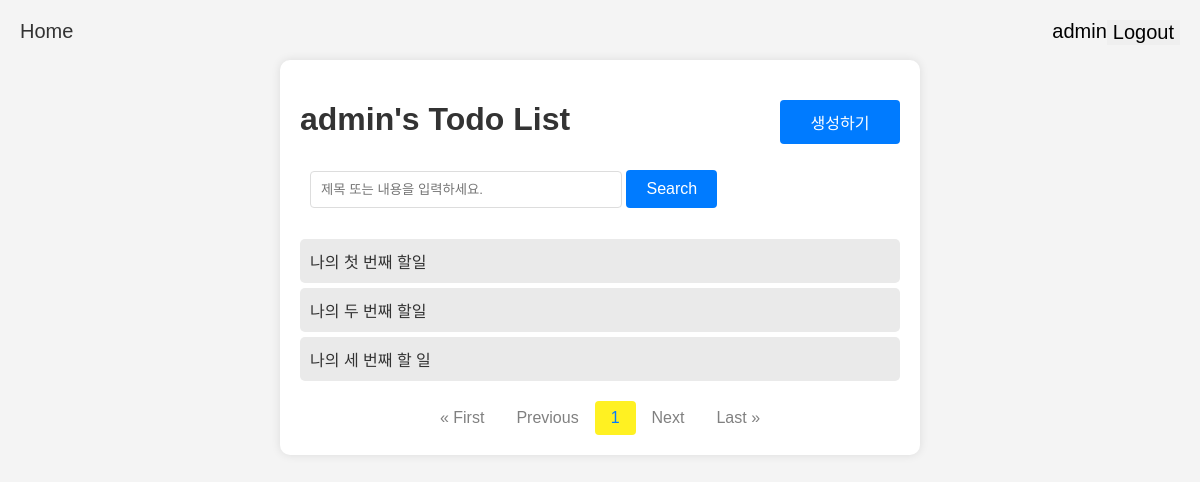
Page /todo/ (signed in) on the earlier database version.
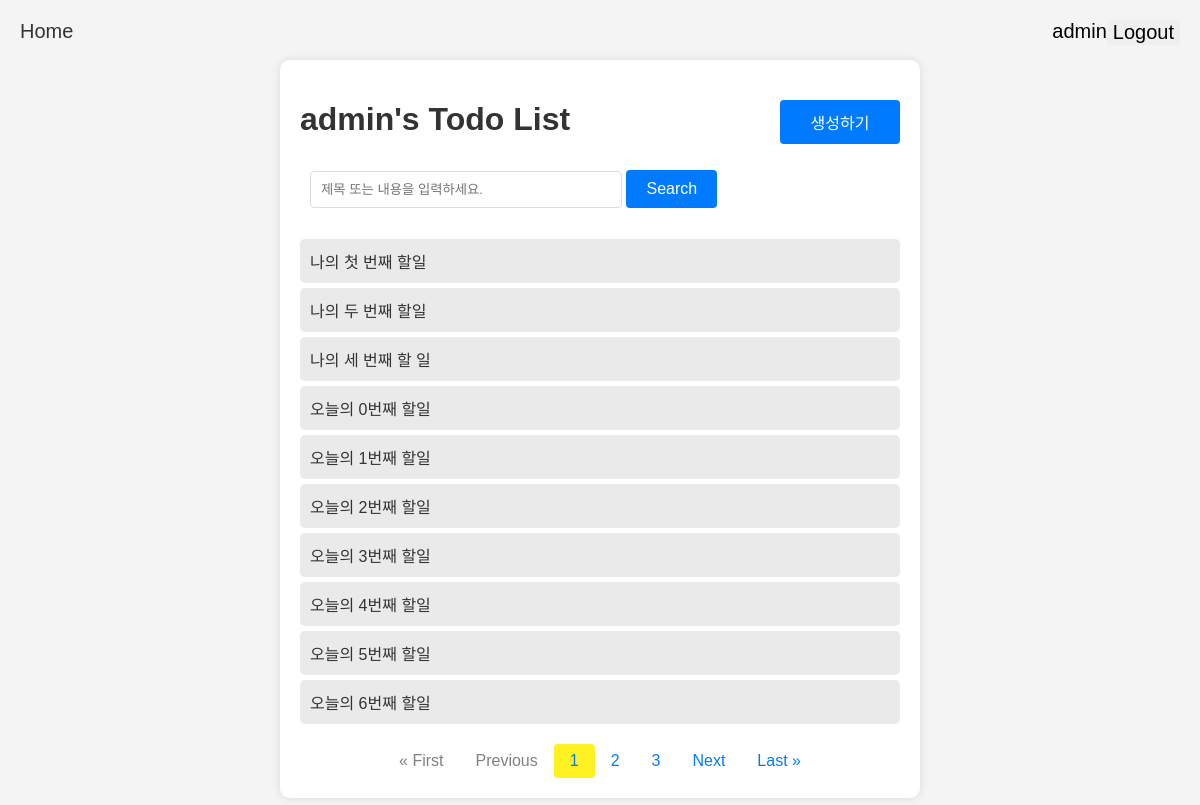
Same page on the later database version.
### todo/models.py (models this page shows, shortened)
class Todo(models.Model):
    user = models.ForeignKey(User, on_delete=models.CASCADE)
    title = models.CharField(max_length=50)
    description = models.TextField()
    start_date = models.DateField()
    end_date = models.DateField()
    is_completed = models.BooleanField(default=False)
    created_at = models.DateTimeField(auto_now_add=True)
    updated_at = models.DateTimeField(auto_now=True)

### todo/views.py (the view)
# urls.py: path('todo/', todo_list, name='todo_list'),
@login_required()
def todo_list(request):
    todo_list = Todo.objects.filter(user=request.user).order_by('created_at')
    q = request.GET.get('q') # GET 요청으로부터 q에 담긴 쿼리 파라미터를 가져온다.
    if q:
        todo_list = todo_list.filter(Q(title__icontatins=q) | Q(description__icontatins=q))
    paginator = Paginator(todo_list, 10) # 객체를 인스턴스화 한다.
    page_number = request.GET.get('page') # GET 요청으로부터 page에 담긴 쿼리 파라미터 값을 가져온다.
    page_obj = paginator.get_page(page_number) # 가져온 페이지 숫자를 이용해서 페이지에 대한 오브젝트를 가져온다.
    context = {
        'page_obj': page_obj
    }
    return render(request, 'todo_list.html', context)

### todo/templates/todo_list.html (shortened to what this page needs)
{% extends 'base.html' %}
{% block content %}
<div class="container" style="margin-top: 15px">
    {% if request.user.is_authenticated %}
    <div style="display: flex; justify-content: space-between">
        <h1>{{ request.user.username }}'s Todo List</h1>
        <button class="create-button" onclick="location.href='{% url 'todo_create' %}'">생성하기</button>
    </div>
    <form method="GET" style="margin: 10px">
        <input type="text" placeholder="제목 또는 내용을 입력하세요." name="q" value="{% if request.GET.q %}{{ request.GET.q }}{% endif %}">
        <button class="search-button">Search</button>
    </form>
    <ul>
        {% for todo in page_obj.object_list %}
            <li><a href="{% url 'todo_info' todo.id %}">{{ todo.title }}</a></li>
        {% endfor %}
    </ul>
    <div class="pagination">
        {% if page_obj.has_previous %}
            <a href="?page=1">&laquo; First</a>
            <a href="?page={{ page_obj.previous_page_number }}">Previous</a>
        {% else %}
            <p>&laquo; First</p>
            <p>Previous</p>
        {% endif %}
        {% for num in page_obj.paginator.page_range %}
            {% if num > page_obj.number|add:-3 and num < page_obj.number|add:3 %}
                {% if num == page_obj.number %}
                    <span class="active" style="border-radius: 4px; background-color: #fff122">{{ num }}</span>
                {% else %}
                    <a href="?page={{ num }}">{{ num }}</a>
                {% endif %}
            {% endif %}
        {% endfor %}
        {% if page_obj.has_next %}
            <a href="?page={{ page_obj.next_page_number }}">Next</a>
            <a href="?page={{ page_obj.paginator.num_pages }}">Last &raquo;</a>
        {% else %}
            <p>Next</p>
            <p>Last &raquo;</p>
        {% endif %}
    </div>
    {% endif %}
</div>
{% endblock %}

### templates/base.html (shortened to what this page needs)
<!DOCTYPE html>
<html lang="en">
<head>
</head>
<body>
  <nav style="display: flex; justify-content: space-between">
    <div>
      <a style="font-size: 20px" href="{% url 'todo_list' %}">Home</a>
    </div>
    {% if request.user.is_authenticated %}
        <div style="text-align: right; font-size: 20px; display: flex; justify-content: space-between">
            {{ request.user.username }}
            <form action="{% url 'logout' %}" method="POST">
                <button style="border: 0; font-size: 20px; cursor: pointer">Logout</button>
            </form>
        </div>
    {% else %}
        <div style="display: flex; justify-content: right; font-size: 20px;">
            <a href="{% url 'signup' %}" style="margin-right: 10px">SignUp</a>
            <a href="{% url 'login' %}">Login</a>
        </div>
    {% endif %}
  </nav>
  {% block content %}{% endblock %}
</body>
</html>

### todo/templates/todo_list.html (style rules this page uses)
body { font-family: Arial, sans-serif; background-color: #f4f4f4; margin: 0; padding: 20px; }
.container { max-width: 600px; margin: auto; background: #fff; padding: 20px; border-radius: 10px; box-shadow: 0 0 10px rgba(0, 0, 0, 0.1); }
h1 { text-align: center; color: #333; }
ul { list-style-type: none; padding: 0; }
li { padding: 10px; margin: 5px 0; background: #eaeaea; border-radius: 5px; transition: background 0.3s; }
a { text-decoration: none; color: #333; }
.create-button { background-color: #007bff; color: white; border: none; margin-top: 20px; padding: 10px 20px; border-radius: 4px; cursor: pointer; width: 20%; height: 20%; font-size: 16px; }
.pagination { display: flex; justify-content: center; margin-top: 20px; }
.pagination a, .pagination span { color: #007bff; padding: 8px 16px; text-decoration: none; transition: background-color .3s; }
.pagination p { color: gray; padding: 8px 16px; text-decoration: none; transition: background-color .3s; margin: 0; }
input[type="text"] { width: 50%; padding: 10px; border: 1px solid #ddd; border-radius: 4px; margin-bottom: 15px; }
.search-button { background-color: #007bff; color: white; border: none; padding: 10px 20px; border-radius: 4px; cursor: pointer; font-size: 16px; }

Differences in the rows shown:
added Todo: title "오늘의 0번째 할일"
added Todo: title "오늘의 1번째 할일"
added Todo: title "오늘의 2번째 할일"
added Todo: title "오늘의 3번째 할일"
added Todo: title "오늘의 4번째 할일"
added Todo: title "오늘의 5번째 할일"
added Todo: title "오늘의 6번째 할일"
Other differences:
new list line: "2"
new list line: "3"
